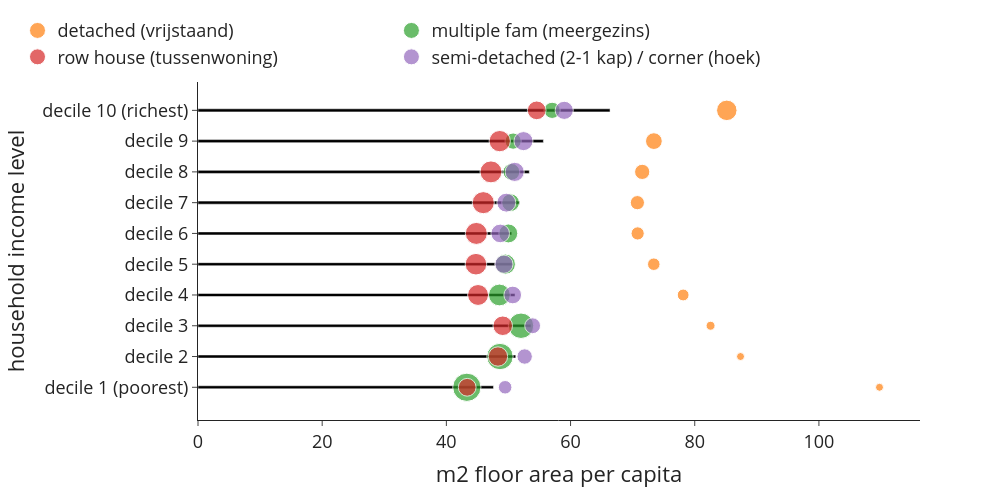

Here is the notebook cell this chart was saved with:
### Markdown cell above
#### Floor area

### Code cell
#floor area per income level
use_m2_total_inc = (use['size2019_w1']*use['n_hhd']).groupby(level=0, sort=False).sum() #m2 total in each group summed by income level
use_cap_total_inc = use['n_hhdmem2019'].groupby(level=0, sort=False).sum() #no. of people in each group summed by income level
use_m2_per_cap_inc = use_m2_total_inc / use_cap_total_inc #m2/cap in each income group
use_m2_per_cap_inc.plot(kind='bar') #per person
"""interpretation: especially the highest income decile has considerably more floor area available than the vast majority"""

#floor area per income level and building type
use_m2_total_inc_type = (use['size2019_w1']*use['n_hhd']).groupby(level=[0,1], sort=False).sum() #m2 total in each group summed by income level
use_cap_total_inc_type = use['n_hhdmem2019'].groupby(level=[0,1], sort=False).sum() #no. of people in each group summed by income level
use_m2_per_cap_inc_type = use_m2_total_inc_type / use_cap_total_inc_type #m2/cap in each income group

#preparing the dataframes for plotting
df = use_m2_per_cap_inc
df2=use_m2_per_cap_inc_type.rename('value').to_frame()
df2['n_hhd'] = use['n_hhd'].groupby(level=[0,1], sort=False).sum()
df2 = df2.reset_index()

#plot
colors = ['#000000', #construction
                            '#fe6100', #buildings                                              
                                        '#648fff', #roads
                                        '#785ef0', #railways
                                        '#ffb000', #electricity
                                        '#808080', #other civil engineering
                                        '#000000', #construction
                                        ]
fig = px.bar(df, x=df.values, y=df.index,  
             labels={'x':'m2 floor area per capita', 'inc_lab':'household income level'}, 
             template='simple_white', 
             color_discrete_sequence=colors) 
fig.update_layout(width=1000, height=500, 
                      #xaxis_tickformat = '.0%',
                      font=dict(size=18),
                      bargap=0.9,
                      legend=dict(
        orientation="h",
        #entrywidth=70,
        yanchor="bottom",
        y=1.02,
        xanchor="left",
        x=-0.25,
    ))

df2=use_m2_per_cap_inc_type.rename('value').to_frame()
df2['n_hhd'] = use['n_hhd'].groupby(level=[0,1], sort=False).sum()

for i in df2.index.levels[1].to_list():
    df_plot = df2.xs(i, level=1)
    fig.add_trace(go.Scatter(
            y=df_plot.index, 
            x=df_plot['value'],
            mode='markers',
            name=i,
            marker=dict(size=df_plot['n_hhd'],
                        sizemode='area',
                        sizeref=4*max(df2['n_hhd'])/(40.**2),
                        sizemin=4,
                        #color=10*[0, 1, 2, 3],
                        ),
            showlegend=True
        ))

fig.write_image('visualisations/bubblechart_m2_per_cap_inc_type.png', scale=3)
fig.show()

### Figure 1 — Plotly figure (JSON) as saved in the notebook; plotly's stock layout.template omitted (floating-point values rounded to 4 significant figures)
{"data": [{"alignmentgroup": "True", "hovertemplate": "m2 floor area per capita=%{x}<br>household income level=%{y}<extra></extra>", "legendgroup": "", "marker": {"color": "#000000", "pattern": {"shape": ""}}, "name": "", "offsetgroup": "", "orientation": "h", "showlegend": false, "textposition": "auto", "type": "bar", "x": [47.59, 51.18, 53.64, 51.06, 50.61, 50.53, 51.81, 53.36, 55.63, 66.36], "xaxis": "x", "y": ["decile 1 (poorest)", "decile 2", "decile 3", "decile 4", "decile 5", "decile 6", "decile 7", "decile 8", "decile 9", "decile 10 (richest)"], "yaxis": "y"}, {"marker": {"size": [32320, 27910, 41930, 72855, 81515, 90250, 104745, 120350, 145640, 218120], "sizemin": 4, "sizemode": "area", "sizeref": 1040.0}, "mode": "markers", "name": "detached (vrijstaand)", "showlegend": true, "type": "scatter", "x": [109.8, 87.37, 82.55, 78.13, 73.41, 70.81, 70.76, 71.54, 73.42, 85.16], "y": ["decile 1 (poorest)", "decile 2", "decile 3", "decile 4", "decile 5", "decile 6", "decile 7", "decile 8", "decile 9", "decile 10 (richest)"]}, {"marker": {"size": [416060, 361150, 337315, 246645, 212625, 186565, 163695, 147490, 137225, 136870], "sizemin": 4, "sizemode": "area", "sizeref": 1040.0}, "mode": "markers", "name": "multiple fam (meergezins)", "showlegend": true, "type": "scatter", "x": [43.3, 48.63, 52.02, 48.55, 49.49, 49.97, 50.34, 50.47, 50.75, 57.03], "y": ["decile 1 (poorest)", "decile 2", "decile 3", "decile 4", "decile 5", "decile 6", "decile 7", "decile 8", "decile 9", "decile 10 (richest)"]}, {"marker": {"size": [164910, 195890, 198990, 226990, 242080, 251675, 253250, 250165, 235990, 181885], "sizemin": 4, "sizemode": "area", "sizeref": 1040.0}, "mode": "markers", "name": "row house (tussenwoning)", "showlegend": true, "type": "scatter", "x": [43.35, 48.31, 49.08, 45.1, 44.77, 44.82, 45.94, 47.18, 48.6, 54.55], "y": ["decile 1 (poorest)", "decile 2", "decile 3", "decile 4", "decile 5", "decile 6", "decile 7", "decile 8", "decile 9", "decile 10 (richest)"]}, {"marker": {"size": [95375, 123415, 130265, 162040, 172410, 180150, 186740, 190495, 189465, 171400], "sizemin": 4, "sizemode": "area", "sizeref": 1040.0}, "mode": "markers", "name": "semi-detached (2-1 kap) / corner (hoek)", "showlegend": true, "type": "scatter", "x": [49.46, 52.61, 53.89, 50.69, 49.27, 48.67, 49.66, 51.0, 52.42, 58.98], "y": ["decile 1 (poorest)", "decile 2", "decile 3", "decile 4", "decile 5", "decile 6", "decile 7", "decile 8", "decile 9", "decile 10 (richest)"]}], "layout": {"bargap": 0.9, "barmode": "relative", "font": {"size": 18}, "height": 500, "legend": {"orientation": "h", "tracegroupgap": 0, "x": -0.25, "xanchor": "left", "y": 1.02, "yanchor": "bottom"}, "margin": {"t": 60}, "width": 1000, "xaxis": {"anchor": "y", "domain": [0, 1], "title": {"text": "m2 floor area per capita"}}, "yaxis": {"anchor": "x", "domain": [0, 1], "title": {"text": "household income level"}}}}
